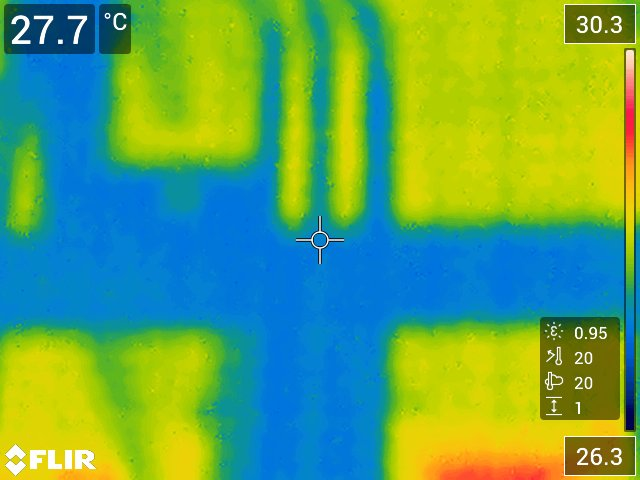
#> input picture ESRGAN/LR/FLIR4339.jpg, 640 x 480 px, found by its file name; the run also reads 2 pictures not shown here
$ jupyter execute --allow-errors code.ipynb   (shell and % lines are left out)
#> lines starting #> are read from the running program, lines starting #| are printed output that depends on the picture; long printed decimals are rounded
[cell 1]
%cd /content/drive/MyDrive/Super resolution

[cell 2]
from google.colab import drive
drive.mount('/content/drive')

[cell 3]
%cd /content/drive/MyDrive/Super resolution/ESRGAN

[cell 4]
%cd Super resolution

[cell 5]
%cd /content/drive/MyDrive/Super resolution/ESRGAN

[cell 6]
import cv2
import numpy as np

[cell 7]
def calculate_psnr(original, compressed):
    mse = np.mean((original - compressed) ** 2)
    if mse == 0:
        return float('inf')
    max_pixel_value = 255.0
    psnr = 20 * np.log10(max_pixel_value / np.sqrt(mse))
    return psnr

[cell 8]
original = cv2.imread('/content/drive/MyDrive/Super resolution/ESRGAN/LR/FLIR4339.jpg')
#> original is the input picture: shape (480, 640, 3); mean B, G, R 90.9, 164.3, 96.7
compressed = cv2.imread('/content/drive/MyDrive/Super resolution/ESRGAN/results/FLIR4339_rlt.png')
original = cv2.cvtColor(original, cv2.COLOR_BGR2GRAY)
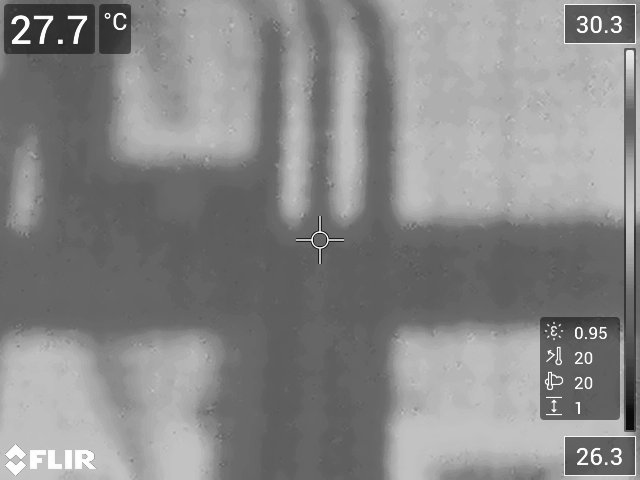
#> original: shape (480, 640); min 1, max 255, mean 135.7
#> (the rest of this cell did not finish here and is left out)

#> (a cell that did not finish here is left out)

[cell 10]
#normal to bicubic
original = cv2.imread('/content/drive/MyDrive/Super resolution/ESRGAN/normal image/FLIR4339.jpg')
compressed = cv2.imread('/content/drive/MyDrive/Super resolution/ESRGAN/normal image/bic5.jpg')
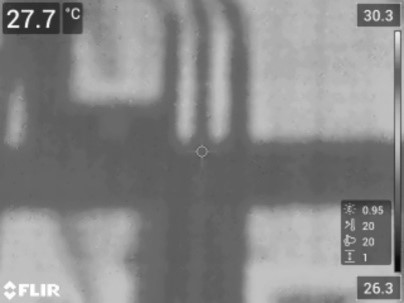
#> input picture ESRGAN/normal image/bic5.jpg, 404 x 303 px, found by its file name
#> compressed is the input picture: shape (303, 404, 3); min 8, max 255, mean 135.3

original = cv2.cvtColor(original, cv2.COLOR_BGR2GRAY)
compressed = cv2.cvtColor(compressed, cv2.COLOR_BGR2GRAY)
#> compressed: shape (303, 404)

original = cv2.resize(original, (compressed.shape[1], compressed.shape[0]))
#> original: shape (303, 404)

psnr_value = calculate_psnr(original, compressed)
#> in calculate_psnr, `mse = np.mean((original - compressed) ** 2)`: mse = 7.1
#> in calculate_psnr, `psnr = 20 * np.log10(max_pixel_value / np.sqrt(mse))`: psnr = 39.62
#> psnr_value = 39.62
print(f"PSNR value of bicubic is {psnr_value} dB")
#| PSNR value of bicubic is 39.618 dB

[cell 11]
#normal to bilinear

original = cv2.imread('/content/drive/MyDrive/Super resolution/ESRGAN/normal image/FLIR4339.jpg')
compressed = cv2.imread('/content/drive/MyDrive/Super resolution/ESRGAN/normal image/bil5.jpg')

original = cv2.cvtColor(original, cv2.COLOR_BGR2GRAY)
compressed = cv2.cvtColor(compressed, cv2.COLOR_BGR2GRAY)
#> compressed: shape (303, 404)

original = cv2.resize(original, (compressed.shape[1], compressed.shape[0]))

psnr_value = calculate_psnr(original, compressed)
#> psnr_value = 39.61
print(f"PSNR value of bilinear is {psnr_value} dB")
#| PSNR value of bilinear is 39.615 dB

[cell 12]
#normal to nearest neighbour

original = cv2.imread('/content/drive/MyDrive/Super resolution/ESRGAN/normal image/FLIR4339.jpg')
compressed = cv2.imread('/content/drive/MyDrive/Super resolution/ESRGAN/normal image/nn5.jpg')
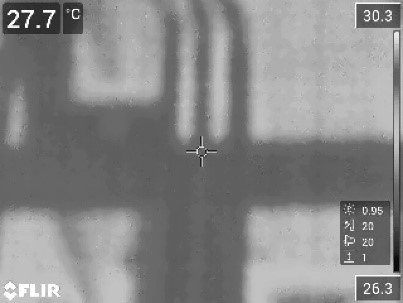
#> input picture ESRGAN/normal image/nn5.jpg, 403 x 303 px, found by its file name
#> compressed is the input picture: shape (303, 403, 3); min 0, max 255, mean 135.4

original = cv2.cvtColor(original, cv2.COLOR_BGR2GRAY)
compressed = cv2.cvtColor(compressed, cv2.COLOR_BGR2GRAY)
#> compressed: shape (303, 403)

original = cv2.resize(original, (compressed.shape[1], compressed.shape[0]))
#> original: shape (303, 403)

psnr_value = calculate_psnr(original, compressed)
#> psnr_value = 39.51
print(f"PSNR value of nearest neighbour is {psnr_value} dB")
#| PSNR value of nearest neighbour is 39.511 dB

[cell 13]
# bicubic to esrgan

original = cv2.imread('/content/drive/MyDrive/Super resolution/ESRGAN/normal image/bic5.jpg')
compressed = cv2.imread('/content/drive/MyDrive/Super resolution/ESRGAN/results/FLIR4339_rlt.png')

original = cv2.cvtColor(original, cv2.COLOR_BGR2GRAY)
#> (the rest of this cell did not finish here and is left out)

[cell 14]
from skimage.metrics import structural_similarity as ssim
import cv2
import matplotlib.pyplot as plt

# Function to compute SSIM
def calculate_ssim(image1_path, image2_path):
    # Load the images
    image1 = cv2.imread(image1_path, cv2.IMREAD_GRAYSCALE)
#> image1: shape (480, 640); min 0, max 255, mean 135.7
    image2 = cv2.imread(image2_path, cv2.IMREAD_GRAYSCALE)

    # Check if images are loaded correctly
    if image1 is None or image2 is None:
        raise ValueError("Could not load one or both of the images. Check the file paths.")

    # Calculate SSIM
    score, diff = ssim(image1, image2, full=True)
    diff = (diff * 255).astype("uint8")

    print(f"SSIM: {score:.4f}")

    # Plot the images and the difference map
    fig, axes = plt.subplots(1, 3, figsize=(12, 4))
    axes[0].imshow(image1, cmap='gray')
    axes[0].set_title("Input Image")
    axes[0].axis("off")

    axes[1].imshow(image2, cmap='gray')
    axes[1].set_title("Output Image")
    axes[1].axis("off")

    axes[2].imshow(diff, cmap='gray')
    axes[2].set_title("Difference Map")
    axes[2].axis("off")

    plt.tight_layout()
    plt.show()

# Paths for input and output images
input_image_path = "/content/drive/MyDrive/Super resolution/ESRGAN/LR/FLIR4339.jpg"
output_image_path = "/content/drive/MyDrive/Super resolution/ESRGAN/normal image/bic5.jpg"

# Call the function
#> (the rest of this cell did not finish here and is left out)

[cell 15]
#normal img to bicubic ssim value

from skimage.metrics import structural_similarity as ssim
import cv2
import matplotlib.pyplot as plt

def calculate_ssim(image1_path, image2_path):
    image1 = cv2.imread(image1_path, cv2.IMREAD_GRAYSCALE)
    image2 = cv2.imread(image2_path, cv2.IMREAD_GRAYSCALE)

    if image1 is None or image2 is None:
        raise ValueError("Could not load one or both of the images. Check the file paths.")

    image2_resized = cv2.resize(image2, (image1.shape[1], image1.shape[0]))
    score, diff = ssim(image1, image2_resized, full=True)
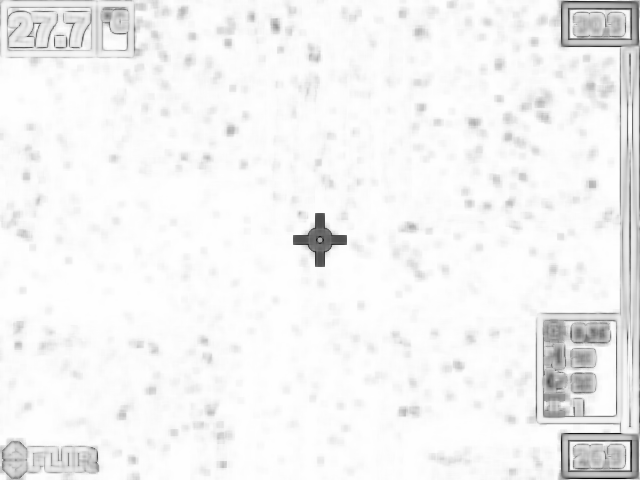
#> diff: shape (480, 640) float64; min -0.396, max 1, mean 0.936; drawn with min black and max white
#> score = 0.939
    diff = (diff * 255).astype("uint8")
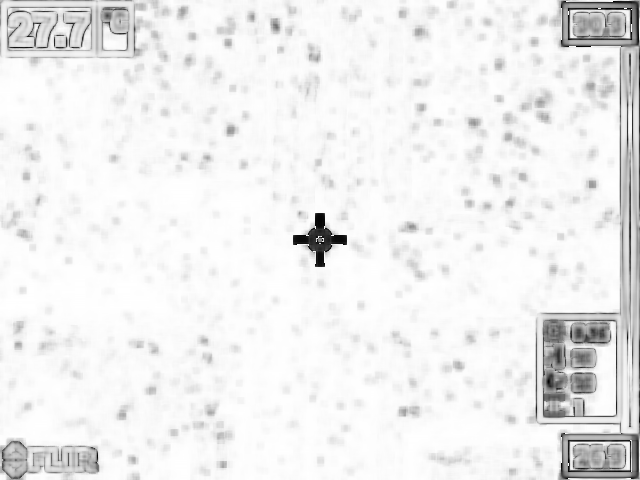
#> diff: shape (480, 640); min 0, max 255, mean 238.6

    print(f"SSIM: {score:.4f}")
#| SSIM: 0.9389
    fig, axes = plt.subplots(1, 3, figsize=(12, 4))
    axes[0].imshow(image1, cmap='gray')
    axes[0].set_title("Input Image")
    axes[0].axis("off")

    axes[1].imshow(image2_resized, cmap='gray')
    axes[1].set_title("Resized Output Image")
    axes[1].axis("off")

    axes[2].imshow(diff, cmap='gray')
    axes[2].set_title("Difference Map")
    axes[2].axis("off")

    plt.tight_layout()
    plt.show()

input_image_path = "/content/drive/MyDrive/Super resolution/ESRGAN/LR/FLIR4339.jpg"
output_image_path = "/content/drive/MyDrive/Super resolution/ESRGAN/normal image/bic5.jpg"

calculate_ssim(input_image_path, output_image_path)
